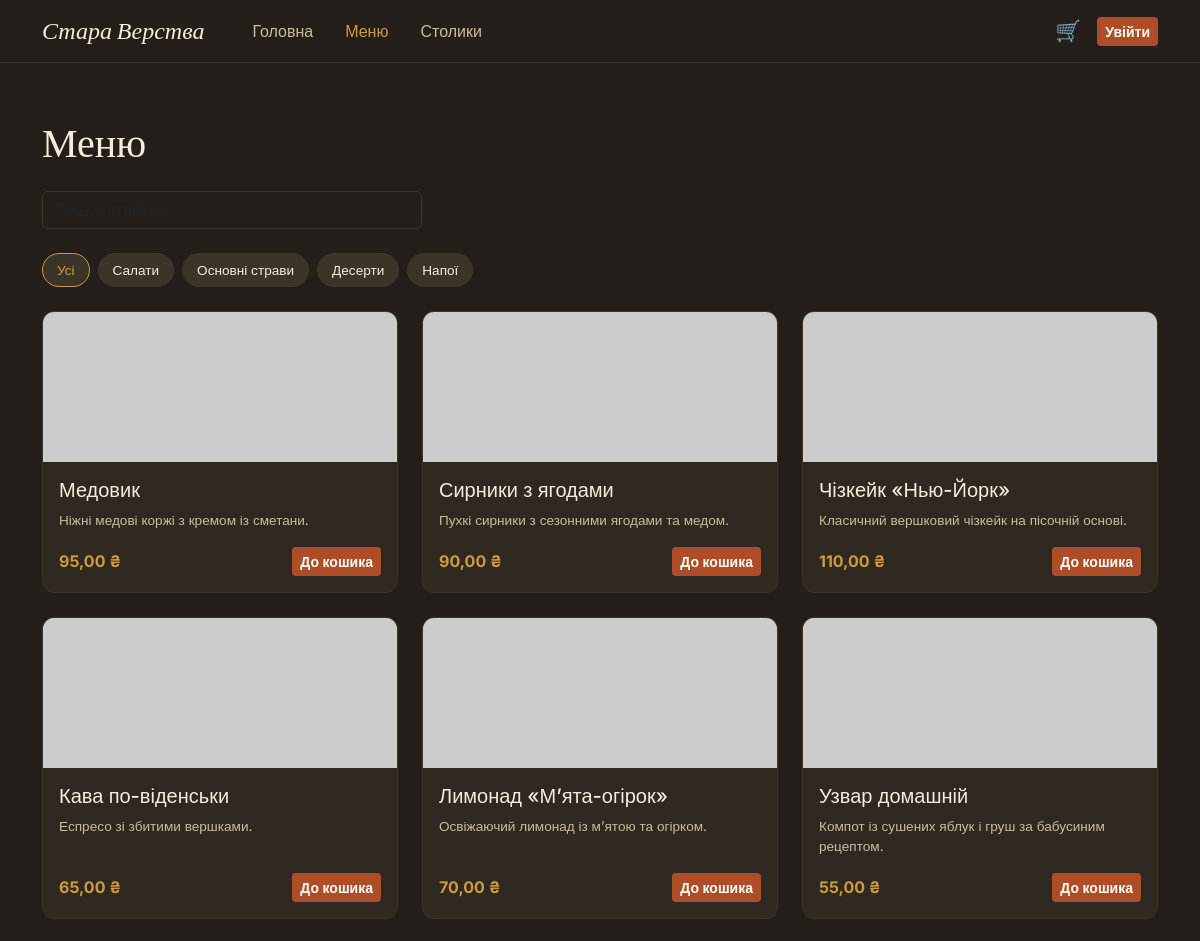
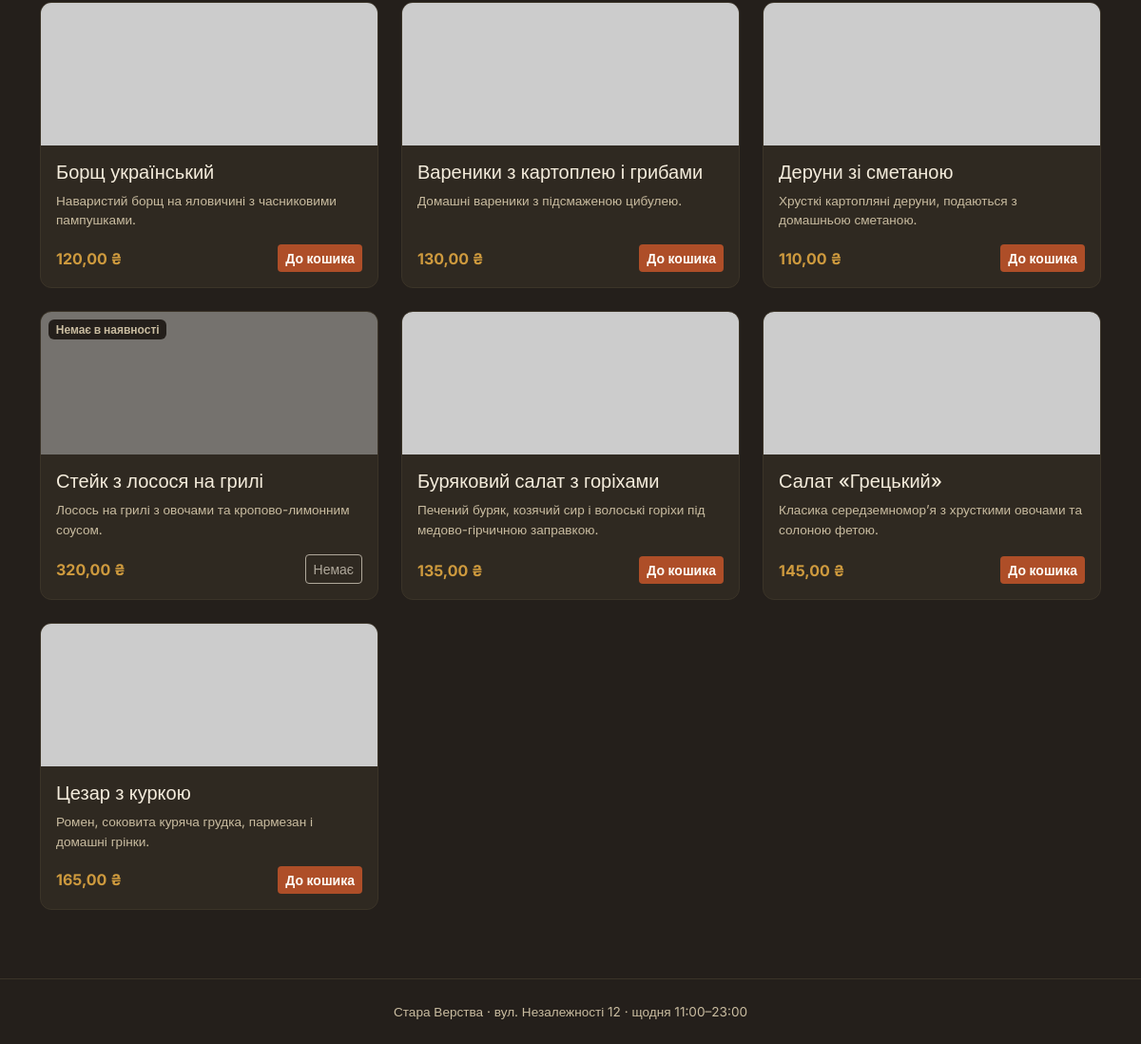
The app's page /menu/ with its own data (2 pictures, top to bottom).
### restaurant/models.py (models this page shows, shortened)
class Dish(models.Model):
    CATEGORY_CHOICES = [
        ('salad', 'Салати'),
        ('main', 'Основні страви'),
        ('dessert', 'Десерти'),
        ('drink', 'Напої'),
    ]
    name = models.CharField('Назва', max_length=200)
    category = models.CharField('Категорія', max_length=20, choices=CATEGORY_CHOICES)
    description = models.TextField('Опис', blank=True)
    ingredients = models.TextField('Інгредієнти', blank=True)
    price = models.DecimalField('Ціна, ₴', max_digits=8, decimal_places=2)
    photo_url = models.URLField('Посилання на фото', blank=True)
    available = models.BooleanField('В наявності', default=True)
    created_at = models.DateTimeField(auto_now_add=True)
    class Meta:
        verbose_name = 'Страва'
        verbose_name_plural = 'Страви'
        ordering = ['category', 'name']

### restaurant/views.py (the view)
# urls.py: path('menu/', views.MenuListView.as_view(), name='menu'),
class MenuListView(ListView):
    model = Dish
    template_name = 'menu.html'
    context_object_name = 'dishes'
    def get_queryset(self):
        qs = Dish.objects.all()
        category = self.request.GET.get('category')
        q = self.request.GET.get('q')
        if category:
            qs = qs.filter(category=category)
        if q:
            qs = qs.filter(Q(name__icontains=q) | Q(description__icontains=q))
        return qs
    def get_context_data(self, **kwargs):
        ctx = super().get_context_data(**kwargs)
        ctx['categories'] = Dish.CATEGORY_CHOICES
        ctx['selected_category'] = self.request.GET.get('category', '')
        ctx['query'] = self.request.GET.get('q', '')
        return ctx

### restaurant/cart.py (called while the page is built)
    def total_quantity(self):
        return sum(self.cart.values())

### restaurant/context_processors.py (called while the page is built)
def cart_summary(request):
    cart = Cart(request)
    unread = 0
    if request.user.is_authenticated:
        unread = Order.objects.filter(user=request.user, status='ready', ready_notified=False).count()
    return {
        'cart_count': cart.total_quantity(),
        'unread_notifications': unread,
    }

### templates/menu.html (shortened to what this page needs)
{% extends 'base.html' %}
{% block content %}
<div class="container py-4">
  <h1 class="mb-4">Меню</h1>
  <form method="get" class="mb-4" style="max-width: 380px;">
    <input type="text" name="q" value="{{ query }}" class="form-control" placeholder="Пошук страви...">
  </form>
  <div class="d-flex gap-2 flex-wrap mb-4">
    <a href="{% url 'menu' %}{% if query %}?q={{ query }}{% endif %}" class="badge-cat {% if not selected_category %}active{% endif %}">Усі</a>
    {% for key, label in categories %}
      <a href="?category={{ key }}{% if query %}&q={{ query }}{% endif %}" class="badge-cat {% if selected_category == key %}active{% endif %}">{{ label }}</a>
    {% endfor %}
  </div>
  <div class="row g-4">
    {% for dish in dishes %}
    <div class="col-sm-6 col-lg-4">
      <div class="card-panel h-100 d-flex flex-column overflow-hidden">
        <a href="{% url 'dish_detail' dish.pk %}" class="position-relative">
          <img src="{{ dish.photo_url }}" class="w-100" style="height:150px; object-fit:cover; {% if not dish.available %}opacity:.45;{% endif %}" alt="{{ dish.name }}">
          {% if not dish.available %}<span class="position-absolute top-0 start-0 m-2 badge" style="background: var(--ink); color: var(--cream-dim);">Немає в наявності</span>{% endif %}
        </a>
        <div class="p-3 d-flex flex-column flex-grow-1">
          <a href="{% url 'dish_detail' dish.pk %}" class="text-decoration-none">
            <h5 style="color: var(--cream);">{{ dish.name }}</h5>
          </a>
          <p style="color: var(--cream-dim); font-size:.85rem;" class="flex-grow-1">{{ dish.description|truncatewords:14 }}</p>
          <div class="d-flex justify-content-between align-items-center">
            <span class="price-tag">{{ dish.price }} ₴</span>
            {% if dish.available %}
            <form method="post" action="{% url 'cart_add' dish.pk %}">
              <button type="submit" class="btn btn-sm btn-rust">До кошика</button>
            </form>
            {% else %}
            <button class="btn btn-sm btn-outline-cream" disabled>Немає</button>
            {% endif %}
          </div>
        </div>
      </div>
    </div>
    {% endfor %}
  </div>
</div>
{% endblock %}

### templates/base.html (shortened to what this page needs)
{% load static %}
<!DOCTYPE html>
<html lang="uk">
<head>
  <link href="https://cdn.jsdelivr.net/npm/bootstrap@5.3.3/dist/css/bootstrap.min.css" rel="stylesheet">
  <link href="{% static 'css/style.css' %}" rel="stylesheet">
</head>
<body>
<nav class="navbar navbar-expand-lg navbar-custom sticky-top">
  <div class="container">
    <a class="navbar-brand brand" href="{% url 'home' %}">Стара Верства</a>
    <div class="collapse navbar-collapse" id="nav">
      <ul class="navbar-nav me-auto ms-4 gap-3">
        <li class="nav-item"><a class="nav-link {% if request.resolver_match.url_name == 'home' %}active{% endif %}" href="{% url 'home' %}">Головна</a></li>
        <li class="nav-item"><a class="nav-link {% if request.resolver_match.url_name == 'menu' %}active{% endif %}" href="{% url 'menu' %}">Меню</a></li>
        <li class="nav-item"><a class="nav-link {% if request.resolver_match.url_name == 'booking_map' %}active{% endif %}" href="{% url 'booking_map' %}">Столики</a></li>
      </ul>
      <div class="d-flex align-items-center gap-3">
        <a href="{% url 'cart' %}" class="position-relative text-decoration-none">
          <span style="color: var(--cream); font-size: 1.3rem;">🛒</span>
        </a>
        {% if user.is_authenticated %}
          <span class="text-secondary small">{{ user.username }} {% if user.is_staff %}· адмін{% endif %}</span>
          <form method="post" action="{% url 'logout' %}" class="m-0">
            {% csrf_token %}
            <button type="submit" class="btn btn-sm btn-outline-cream">Вийти</button>
          </form>
        {% else %}
          <a href="{% url 'login' %}" class="btn btn-sm btn-rust">Увійти</a>
        {% endif %}
      </div>
    </div>
  </div>
</nav>
<div class="container py-3">
</div>
<main>
  {% block content %}{% endblock %}
</main>
<footer class="text-center py-4 mt-5" style="border-top: 1px solid var(--panel-light); color: var(--cream-dim); font-size: .85rem;">
  Стара Верства · вул. Незалежності 12 · щодня 11:00–23:00
</footer>
</body>
</html>

### static/css/style.css (style rules this page uses)
:root { --ink: #241F1B; --panel: #2F2921; --panel-light: #3B3428; --cream: #F4ECDC; --cream-dim: #C9BCA0; --rust: #AE4E28; --rust-deep: #8A3A1C; --olive: #616B45; --olive-deep: #454E32; --mustard: #CE9A3E; --white: #FFFCF6; }
body { background: var(--ink); color: var(--cream); font-family: 'Inter', sans-serif; }
h1, h2, h3, h4, .brand { font-family: 'Fraunces', serif; }
a { color: var(--mustard); text-decoration: none; }
.navbar-custom { background: var(--ink); border-bottom: 1px solid var(--panel-light); }
.navbar-custom .nav-link { color: var(--cream-dim); font-weight: 500; }
.navbar-custom .nav-link.active { color: var(--mustard); }
.navbar-custom .brand { font-style: italic; color: var(--cream); font-size: 1.5rem; }
.btn-rust { background: var(--rust); border: none; color: var(--white); font-weight: 600; }
.btn-outline-cream { background: transparent; border: 1px solid var(--panel-light); color: var(--cream); }
.card-panel { background: var(--panel); border: 1px solid var(--panel-light); border-radius: 12px; }
.form-control, .form-select { background: var(--ink); border: 1px solid var(--panel-light); color: var(--cream); }
.badge-cat { background: var(--panel-light); color: var(--cream); border-radius: 999px; padding: 6px 14px; font-size: .85rem; border: 1px solid transparent; }
.badge-cat.active { border-color: var(--mustard); color: var(--mustard); }
.price-tag { color: var(--mustard); font-weight: 700; }

### records on screen
Dish: name "Медовик", description "Ніжні медові коржі з кремом із сметани.", price "95,00", available "До кошика"
Dish: name "Сирники з ягодами", description "Пухкі сирники з сезонними ягодами та медом.", price "90,00", available "До кошика"
Dish: name "Чізкейк «Нью-Йорк»", description "Класичний вершковий чізкейк на пісочній основі.", price "110,00", available "До кошика"
Dish: name "Кава по-віденськи", description "Еспресо зі збитими вершками.", price "65,00", available "До кошика"
Dish: name "Лимонад «М’ята-огірок»", description "Освіжаючий лимонад із м’ятою та огірком.", price "70,00", available "До кошика"
Dish: name "Узвар домашній", description "Компот із сушених яблук і груш за бабусиним рецептом.", price "55,00", available "До кошика"
Dish: name "Борщ український", description "Наваристий борщ на яловичині з часниковими пампушками.", price "120,00", available "До кошика"
Dish: name "Вареники з картоплею і грибами", description "Домашні вареники з підсмаженою цибулею.", price "130,00", available "До кошика"
Dish: name "Деруни зі сметаною", description "Хрусткі картопляні деруни, подаються з домашньою сметаною.", price "110,00", available "До кошика"
Dish: available "Немає в наявності", name "Стейк з лосося на грилі", description "Лосось на грилі з овочами та кропово-лимонним соусом.", price "320,00"
Dish: name "Буряковий салат з горіхами", description "Печений буряк, козячий сир і волоські горіхи під медово-гірчичною заправкою.", price "135,00", available "До кошика"
Dish: name "Салат «Грецький»", description "Класика середземномор’я з хрусткими овочами та солоною фетою.", price "145,00", available "До кошика"
Dish: name "Цезар з куркою", description "Ромен, соковита куряча грудка, пармезан і домашні грінки.", price "165,00", available "До кошика"

### other values on screen
{{ label }} "Салати" "Основні страви" "Десерти" "Напої"
